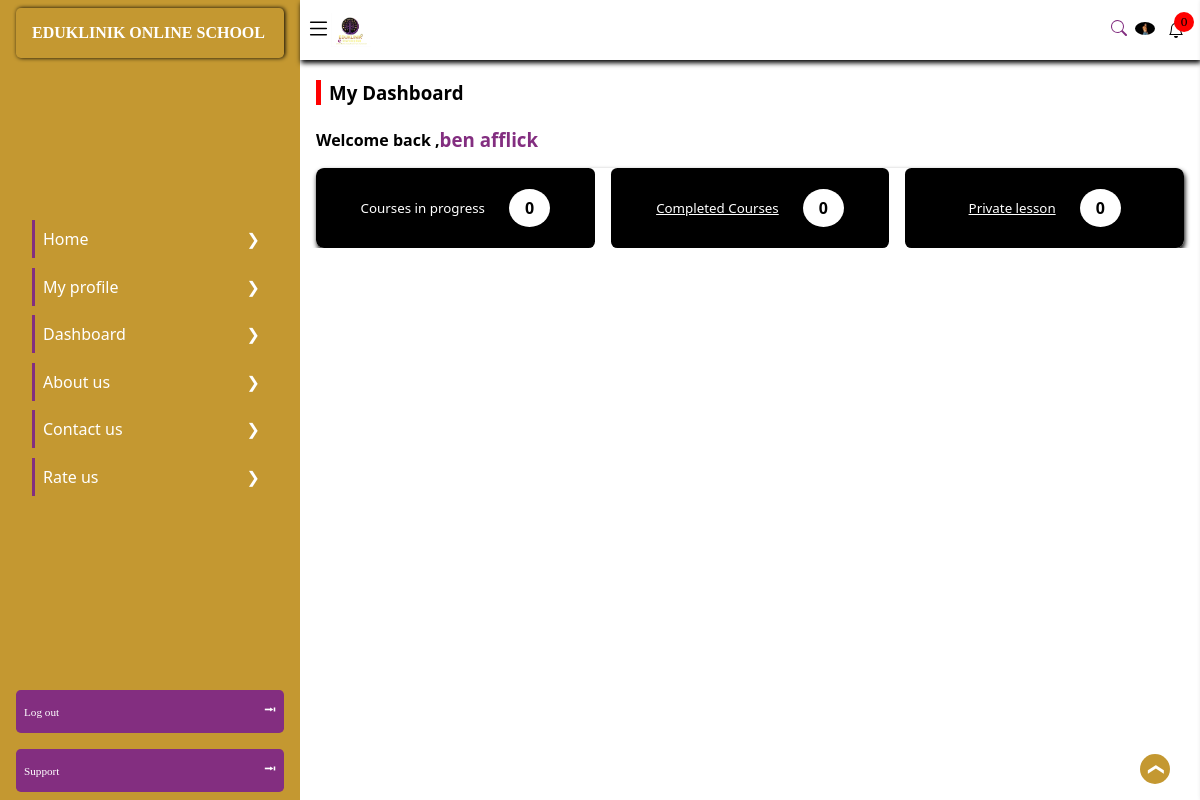
The app's page /dashboard/ (signed in), older data.
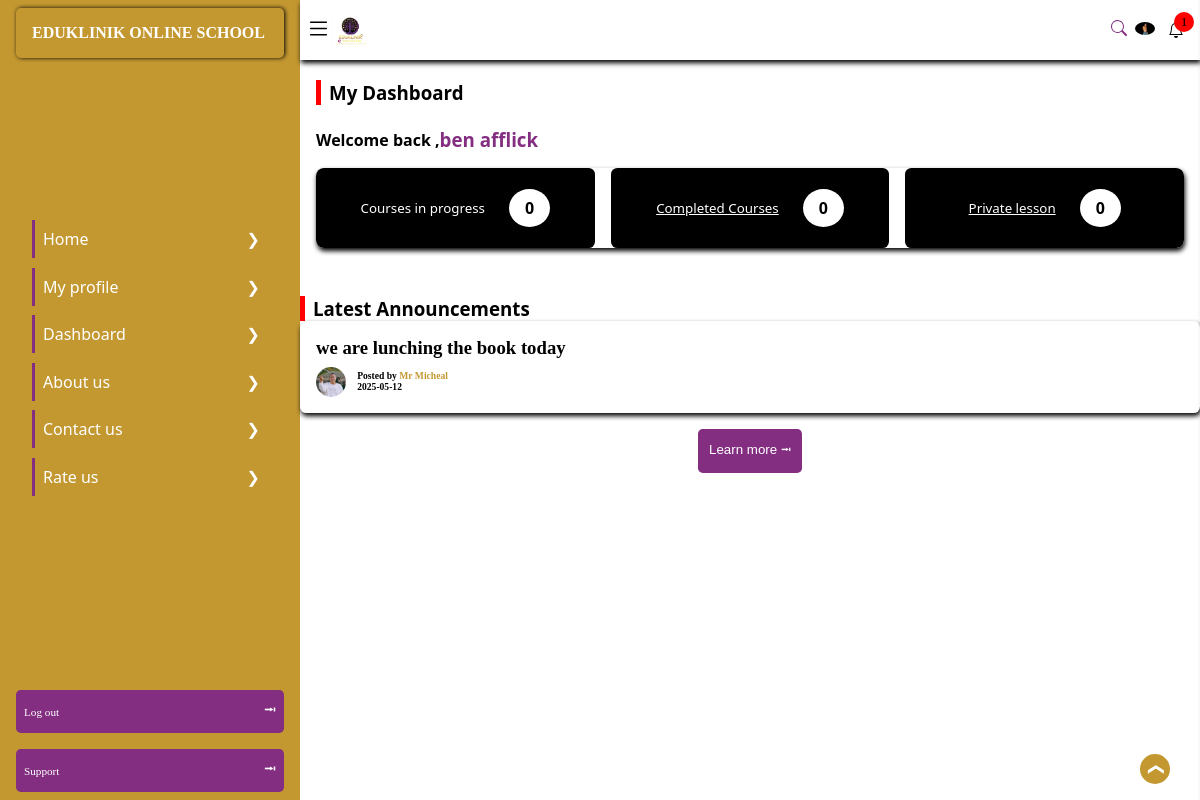
The same page, newer data.
### eduklinikapp/models.py (models this page shows, shortened)
class profile(models.Model):
    acc_type = [
        ('Student','Student'),
        ('Admin','Admin'),
        ('staff', 'Staff'),
        ('Parent', 'Parent'),
    ]
    user = models.OneToOneField(User, verbose_name='user', on_delete= models.CASCADE)
    is_disabled = models.BooleanField('if this account is disabled', default=False)
    country = models.CharField('user country', null=False, blank=False, max_length=1000)
    Verified = models.BooleanField('if the user is verified', default=False)
    user_token = models.CharField('user token', null=True, blank=True, max_length=200, unique=True)
    phone_number = models.CharField('user mobile number', null=False, blank=False, max_length=50)
    is_edit = models.BooleanField('if the user have edited ', default=False)
    account_type = models.CharField('the account type', null=True, blank=False, max_length=200, choices=acc_type, default='General')
    not_count =  models.BigIntegerField('user notification  count', default=0)
    date_joined = models.DateTimeField('the date time account was created', default=timezone.now)
    ip_adress = models.GenericIPAddressField('user ip adress', null=True, blank=True)
    reset_code = models.CharField('user one time reset code', null=True, blank=True, max_length=100)
    c_code = models.CharField('user country code', null=True, blank=True, max_length=11)
    refer_code = models.CharField('user referial code', null=True, blank=True, unique=True, max_length=100)
    browser = models.CharField('user access browser', null=True, blank=True, max_length=100)
    qr_code = models.ImageField('user qrcode', null=True, blank=True, upload_to='qrcodes')
    cos_count = models.BigIntegerField('course count', default=0)
    quz_count = models.BigIntegerField('quiz counr', default=0)
    profile_pics = models.ForeignKey('pro_image', on_delete=models.CASCADE, null=True, blank=True)
    age = models.IntegerField('user age ', default=0)

class pro_image(models.Model):
    image = models.ImageField('user image', null=False, blank=False, upload_to='profile pics')
    is_edit = models.BooleanField('is edited', default=False)

class c_notification(models.Model):
    the_staff = models.ForeignKey('staff', on_delete=models.CASCADE)
    msg = models.TextField('not message', null=True, max_length=200)
    is_new = models.BooleanField('if not is new', default=True)
    add_date = models.DateTimeField('date added', default=timezone.now)
    linked_to = models.URLField('place or page where the notification will direct to', null=True, blank=True )
    class Meta:
        ordering = ['-add_date']

class staff(models.Model):
    staff_typ = [
        ('Admin', 'Admin'),
        ('Teacher', 'Teacher'),
        ('Tutor', 'Tutor'),
        ('Contributor', 'Contributor'),
        ('Developer', 'Developer'),
    ]
    staff_holder = models.ForeignKey('profile', on_delete=models.CASCADE)
    name = models.CharField('staff name', null=False, blank=False, max_length=200)
    staff_token = models.CharField('staff token', null=True, blank=True, max_length=200, unique=True)
    is_assined = models.BooleanField('if user is assignrd to a studen', default=False)
    staff_type = models.CharField('the staff type', null=False, blank=False, max_length=200, choices=staff_typ, default='Teachers')
    staff_whatsapp = models.URLField('staff whatsapp link', null=False, blank=True)
    staff_facebook = models.URLField('staff facebook link', null=False, blank=True)
    staff_telegram = models.URLField('staff telegram link', null=False, blank=True)

### eduklinikapp/profille_view.py (the view)
# urls.py: path('dashboard/', profille_view.dashboard, name='user dashboard'),
def dashboard(request):
    if request.user.is_authenticated:
        user = request.user
        current_user = models.profile.objects.filter(user=user).first()
        user_cour = models.user_course.objects.filter(course_holder=current_user).order_by('-date')[:10]
        user_curcn = models.user_course.objects.filter(course_holder=current_user).count()
        private_count = models.tech_msg.objects.filter(student=current_user).count()
        cann_count = models.c_notification.objects.all().count()
        c_ann = models.c_notification.objects.order_by('-add_date')[:5]
        context = {
            'user': current_user,
            'pop_cur':user_cour,
            'curs_con': user_curcn,
            'tech_count': private_count,
            'anounce': c_ann,
            'cnt': cann_count,
        }
        return render(request, 'user/dashboard.html', context=context)
    else:
        return redirect('/user/login')

### template/user/dashboard.html (shortened to what this page needs)
{% extends 'base.html' %}
{% load static %}
{% block metadata %}
<link rel="stylesheet" href="{% static 'eduklinikapp/styles/online_school.css' %}">
<link rel="stylesheet" href="{% static 'eduklinikapp/styles/responsive.css' %}">
<link rel="stylesheet" href="{% static 'eduklinikapp/styles/base.css' %}">
{% endblock %}
{% block content %}
<aside id="aside">
    <header class="aside_header">
        <h1>
            EDUKLINIK ONLINE SCHOOL
        </h1>
    </header>
    <ul>
        <li>
            <a href="/online_school/">
                Home
            </a>
            <span>
                &#10095;
            </span>
        </li>
        <li>
            <a href="/user/profile/">
                My profile
            </a>
            <span>
                &#10095;
            </span>
        </li>
        <li>
            <a href="/dashboard/">
                Dashboard
            </a>
            <span>
                &#10095;
            </span>
        </li>
        <li>
            <a href="/about/">
                About us
            </a>
            <span>
                &#10095;
            </span>
        </li>
        <li>
            <a href="/contact/">
                Contact us
            </a>
            <span>
                &#10095;
            </span>
        </li>
        <li>
            <a href="/">
                Rate us
            </a>
            <span>
                &#10095;
            </span>
        </li>
    </ul>
    <section class="nav_end">
        <div class="log_out">
            <a href="/logout/">
                Log out
            </a>
            <span>
                &#11122;
            </span>
        </div>
        <div class="Support">
            <a href="/contact/">
                Support
            </a>
            <span>
                &#11122;
            </span>
        </div>
    </section>
</aside>
<main id="top">
    <section class="main-header">
        <div class="menu">
            <span>
                <svg xmlns="http://www.w3.org/2000/svg" width="25" height="25" fill="currentColor"
                    viewBox="0 0 16 16">
                    <path fill-rule="evenodd"
                        d="M2.5 12a.5.5 0 0 1 .5-.5h10a.5.5 0 0 1 0 1H3a.5.5 0 0 1-.5-.5m0-4a.5.5 0 0 1 .5-.5h10a.5.5 0 0 1 0 1H3a.5.5 0 0 1-.5-.5m0-4a.5.5 0 0 1 .5-.5h10a.5.5 0 0 1 0 1H3a.5.5 0 0 1-.5-.5" />
                </svg>
            </span>
            <img class="home_image" src="{% static 'eduklinik/images/header_logo.png' %}" alt="" width="40px">
        </div>
        <div class="main_header_end">
            <div class="activated">
                <a href="/search/" style="color: var(--main-color);">
                    <svg xmlns="http://www.w3.org/2000/svg" width="16" height="16" fill="currentColor"
                        class="search_svg" viewBox="0 0 16 16">
                        <path
                            d="M11.742 10.344a6.5 6.5 0 1 0-1.397 1.398h-.001q.044.06.098.115l3.85 3.85a1 1 0 0 0 1.415-1.414l-3.85-3.85a1 1 0 0 0-.115-.1zM12 6.5a5.5 5.5 0 1 1-11 0 5.5 5.5 0 0 1 11 0" />
                    </svg>
                </a>
            </div>
            <div class="user">
                <span id="display_profile">
                    <img {% if user.profile_pics %} src="{{user.profile_pics.image.url}}" {% else %} src="{% static 'eduklinikapp/images/nouser.png' %}" {% endif %} id="profile_image" class="user_image" >
                </span>
            </div>
            <div class="notifications" onclick="window.location.href='/notification/';">
                {% if cnt >= 0 %}
                <small id="notifications_numbers">
                    {{cnt}}
                </small>
                {% endif %}
            </div>
        </div>
    </section>
    <section class="main-body student_dashboard">
        <div class="top">
            <h1 style="border-left: 5px solid red; padding-left: .5rem;">
                My Dashboard
            </h1>
            <br>
            <span>
                <b class="timing">
                    Welcome back ,
                </b>
                <h1 style="color: var(--main-color);">
                    {{user.user.first_name}}
                </h1>
            </span>
            <div class="navigator">
                <span class="in_progress">
                    <SMALL >
                        <a style="color: white;" href="/eduklinikapp/coursesinprogress.html" style="color: white;">
                            Courses in progress
                        </a>
                    </SMALL>
                    <span id="here" style="background-color: #fff;">
                        {{curs_con}}
                    </span>
                </span>
                <span class="in_completed">
                    <SMALL>
                       <a style="color: white;" href="/eduklinikapp/completedcourses.html">
                        Completed Courses
                       </a>
                    </SMALL>
                    <span style="background-color: #fff;">
                        {{curs_con}}
                    </span>
                </span>
                <span class="in_private">
                    <SMALL>
                       <a style="color: white;" href="/eduklinikapp/privatelesson/privatelessonhome.html">
                        Private lesson
                       </a>
                    </SMALL>
                    <span style="background-color: #fff;">
                        {{tech_count}}
                    </span>
                </span>
            </div>
        </div>
        <div class="notifications_sect">
            {% if anounce %}
            <h1
            style="font-family: 'Segoe UI', Tahoma, Geneva, Verdana, sans-serif;border-left: 5px solid red; padding-left: .5rem;">
            Latest Announcements
        </h1>
                <div class="announcements_content">
                    {% for i in anounce %}
                    <div class="anouncements_1">
                        <h3 style="color: #000;">
                            {{i.msg}}
                        </h3>
                        <div class="announcement_poster">
                            <img {% if i.the_staff.staff_holder %} src="{{i.the_staff.staff_holder.profile_pics.image.url}}" {% else %} src="eduklinikapp/images/nouser.png" {% endif %} alt="" height="auto"
                                style="border-radius: 50%;"class="poster_image" >
                            <div class="announcemet_poster_info">
                                <p>
                                    Posted by <span id="uploader" style="color: var(--text-color2); font-weight:600;">{{i.the_staff.name}}</span>
                                </p>
                                <p>
                                    {{i.add_date|date:"Y-m-d"}}
                                </p>
                            </div>
                        </div>
                    </div>
                    {% endfor %}
                    <button class="announcement_direct" style="color: #fff;">
                       Learn more &#11122;
                    </button>
                   <br>
                   <br>
                </div>
                {% endif %}
                </div>
    </section>
    <div class="back_to_top" style="z-index: 100000;">
        <a class="rotate_to_top" href="#top">
            &#10095;
        </a>
    </div>
</main>
{% endblock %}

### template/base.html (shortened to what this page needs)
{% load static %}
<!DOCTYPE html>
<html lang="en">
<head>
    <meta charset="UTF-8">{% block metadata %} {% endblock %}
    <link rel="stylesheet" href="{% static 'eduklinikapp/styles/base.css' %}">
    <link rel="stylesheet" href="{% static 'eduklinikapp/styles/responsive.css' %}">
</head>
<body>
    <section class="homepage_container">
    <main >
        {% block content %} {% endblock %}
    </main>
    </section>
</body>
</html>

### eduklinikapp/static/eduklinikapp/styles/base.css (style rules this page uses)
* { margin: 0; padding: 0; box-sizing: border-box; list-style-type: none; scroll-behavior: smooth; text-decoration: none; }
:root { --main-color: rgb(131, 46, 128); --text-color: linear-gradient( to bottom, rgb(131, 46, 128), hsl(42, 60%, 48%) ); --background-color: #e7e7e7; --text-color2: hsl(42, 60%, 48%); --text-color3: rgb(72, 72, 72); --text-black: black; --font-size: 100%; --font-size2: 200%; --font-very-bold: 900; --font-bold: 600; --box-shadow: 1px 3px 5px #000000; --box-shadow2: 1px 20px 5px #000000, 2px 4px 0px #0a0e12; --text-shadow: 0px 0px 1px black; }
body, html { height: 100%; width: 100%; scroll-behavior: smooth; background-color: white; display: block; position: relative; }
.homepage_container { overflow: hidden; }
header { height: 10%; width: 100%; display: flex; position: fixed; background: var(--background-color); box-shadow: var(--box-shadow); align-items: center; justify-content: center; padding: 0.5rem 1rem; z-index: 1; }
main { display: block; position: relative; height: auto; width: 100%; top: 4rem; padding: 1rem 1rem; }
small > a { text-decoration: underline; }

### template/user/dashboard.html (style rules this page uses)
.main-body { color: #000 !important; }
.in_progress small > a { text-decoration: none; }

Row changes from the older to the newer data that the page shows:
added c_notification: msg "we are lunching the book today", the_staff.staff_holder.profile_pics.image (picture), the_staff.name "Mr Micheal", add_date "2025-05-12"
Text that changed along with them:
{{ cnt }}: "0" → "1"
text now shown: "Latest Announcements Learn more ⭲"
